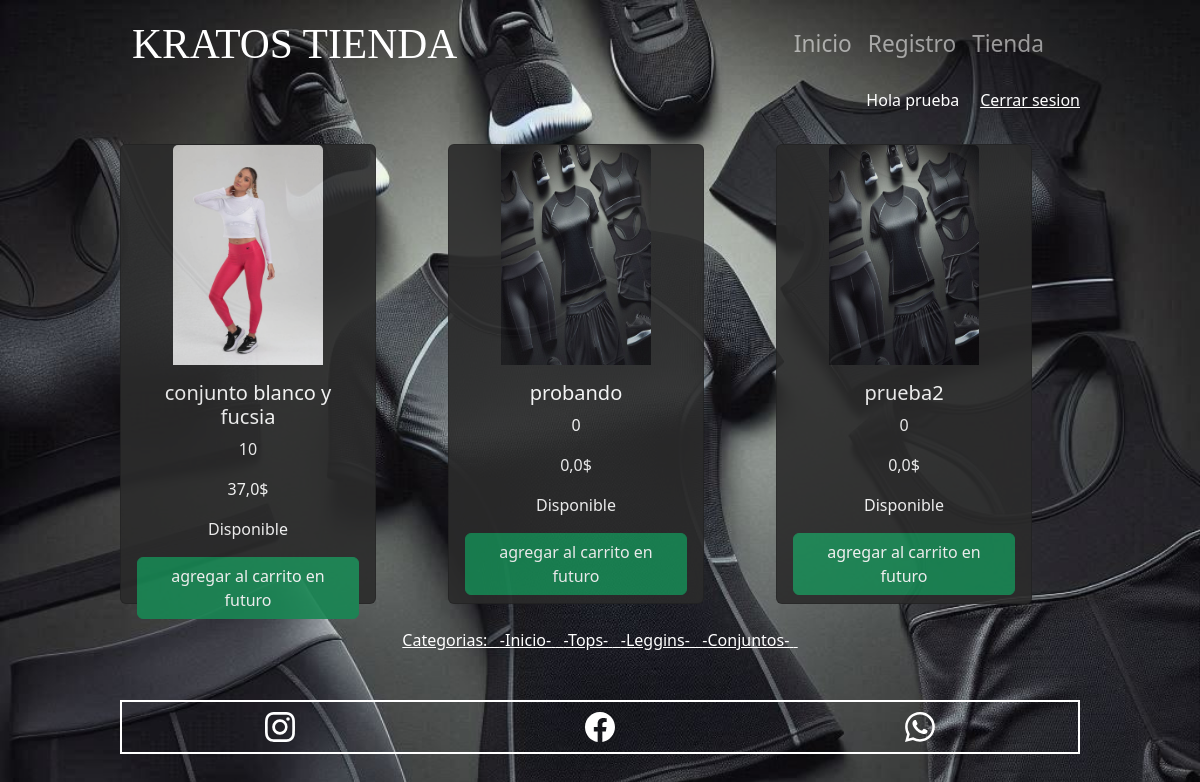
The page /tienda/categorias/3 (signed in) on the database its author committed.
### tienda/models.py (models this page shows, shortened)
class producto(models.Model):
    nombre = models.CharField(max_length= 24)
    precio = models.FloatField()
    codigo = models.IntegerField(default= 0)
    created = models.DateTimeField(auto_now_add= True)
    updated = models.DateTimeField(auto_now= True)
    disponibilidad = models.BooleanField(default= True)
    imagen = models.ImageField(upload_to="Tienda")
    categorias = models.ManyToManyField(Categoria)
    class meta:
        verbose_name = "producto"
        verbose_name_plural = "productos"

class Categoria(models.Model):
    nombre = models.CharField(max_length=20)
    updated = models.DateTimeField(auto_now= True)
    created = models.DateTimeField(auto_now_add= True)
    class meta:
        verbose_name = "categoria"
        verbose_name_plural = "categorias"

### tienda/views.py (the view)
# urls.py: path("categorias/<int:categorias_id>", views.categoriaf, name = 'categoriaf'),
def categoriaf(request, categorias_id):                                  # recibe el id de la categoria buscada en otra pag
    categoria_tienda = Categoria.objects.get(id = categorias_id)         # obtiene la categoria asociada al id
    productosf = producto.objects.filter(categorias = categoria_tienda)     # rescata los productos asociados a esa categoria
    categorias = Categoria.objects.all()
    return render(request, 'tienda/categorias.html', {'categoria_tienda' : categoria_tienda, 'productos_filtrados' : productosf, 'categorias' : categorias})

### tienda/templates/tienda/categorias.html
{% extends 'webapp/plantilla_padre.html' %}
{% block content %}
<div class="row">
    {% for item in productos_filtrados %}
        <div class="col-md-4" style="padding-top: 8px;">
            <div class="card" style="width: 16rem; background-color: rgb(43, 43, 43);opacity: 0.9; height: 460px;">
                <div style="text-align: center;"><img src="{{item.imagen.url}}" class="card-img-top" alt="..." style="width: 150px; height: 220px;"></div>
                <div class="card-body" style="text-align: center; color: white;">
                <h5 class="card-title">{{ item.nombre}}</h5>
                <p class="card-text te">{{item.codigo}}</p>
                <p class="card-text">{{ item.precio }}$</p>
                {% if disponibilidad == true %}
                    <p>Disponible</p>
                {% else %}
                    <p>No disponible</p>
                {% endif %}
                <a href="#" class="btn btn-success">agregar al carrito en futuro</a>
                </div>
            </div>
        </div>
    {% endfor %}
</div>
<br>
<div style="text-align: center; color: white;">
    <u>Categorias: &nbsp; <a href="{% url 'tienda' %}" style="color: white;">-Inicio-</a> &nbsp;
        {% for cat in categorias %}
        <a href="{% url 'categoriaf' cat.id %}" style="color: white; text-transform: capitalize;">-{{cat.nombre}}-</a> &nbsp;
        {% endfor %}
    </u>
</div>
</div>
{% endblock %}

### webapp/templates/webapp/plantilla_padre.html (shortened to what this page needs)
<!DOCTYPE html>
<html lang="en" >
<head>
  {% load static %}
    <link href="https://cdn.jsdelivr.net/npm/bootstrap@5.3.2/dist/css/bootstrap.min.css" rel="stylesheet">
</head>
<body>
  <div class="body">
    <nav class="navbar navbar-expand-md bg-black" data-bs-theme="dark" style="background-color: transparent !important; width: 80%; margin: auto;" >
      <div class="container-fluid" >
      <a class="navbar-brand" style="font-size: 1.1cm; font-family: fantasy;">KRATOS TIENDA</a>
      <div class="collapse navbar-collapse" id="navbarNav">
          <ul class="navbar-nav ms-auto">
          <li class="nav-item">
              <a class="nav-link" href="/" style="font-size: 0.6cm;" >Inicio</a>
          </li>
          <li class="nav-item">
              <a class="nav-link" href="{% url 'registro' %}" style="font-size: 0.6cm;">Registro</a>
          </li>
          <li class="nav-item">
              <a class="nav-link" href="{% url 'tienda' %}" style="font-size: 0.6cm;">Tienda</a>
          </li>
          <li class="nav-item">
              <a class="nav-link" href="#" style="font-size: 0.7cm;"></a>
          </li>
          </ul>
      </div>
      </div>
  </nav>
  <div style="width: 80%; margin: auto;">
    <div style="text-align: right;">
    {% if user.is_authenticated %}
      <span style="color: white;">Hola {{ user.username }}</span> &nbsp;&nbsp;&nbsp; <a href="{% url 'cerrar_sesion' %}" style="color: white;">Cerrar sesion</a>
    {% else %}
      <a href="{% url 'logear' %}" style="color: #9a9797;">Iniciar sesion</a>
    {% endif %}
  </div>
  <br>
  {% block content%}
  {% endblock %}
  <br>
  <br>
  </div>
  <div class="container-fluid; mi-div" style="color: white; width: 80%; margin: auto;">
      <div class="row" style="text-align: center;">
        <div class="col">
          <a href="#" style="color: white;">
          </a>
        </div>
        <div class="col">
          <a href="#" style="color: white;">
          </a>
        </div>
        <div class="col">
          <a href="#" style="color: white;">
          </a>
        </div>
      </div>
  </div>
</body>
</html>

### webapp/templates/webapp/plantilla_padre.html (style rules this page uses)
.mi-div { border: 2px solid #ffffff; padding: 10px; }

### rows shown on the page
producto: imagen (picture), nombre "conjunto blanco y fucsia", codigo "10", precio "37,0"
producto: imagen (picture), nombre "probando", codigo "0", precio "0,0"
producto: imagen (picture), nombre "prueba2", codigo "0", precio "0,0"
Categoria: nombre "Tops"
Categoria: nombre "Leggins"
Categoria: nombre "Conjuntos"

### other values the page prints
{{ user.username }} "prueba"
